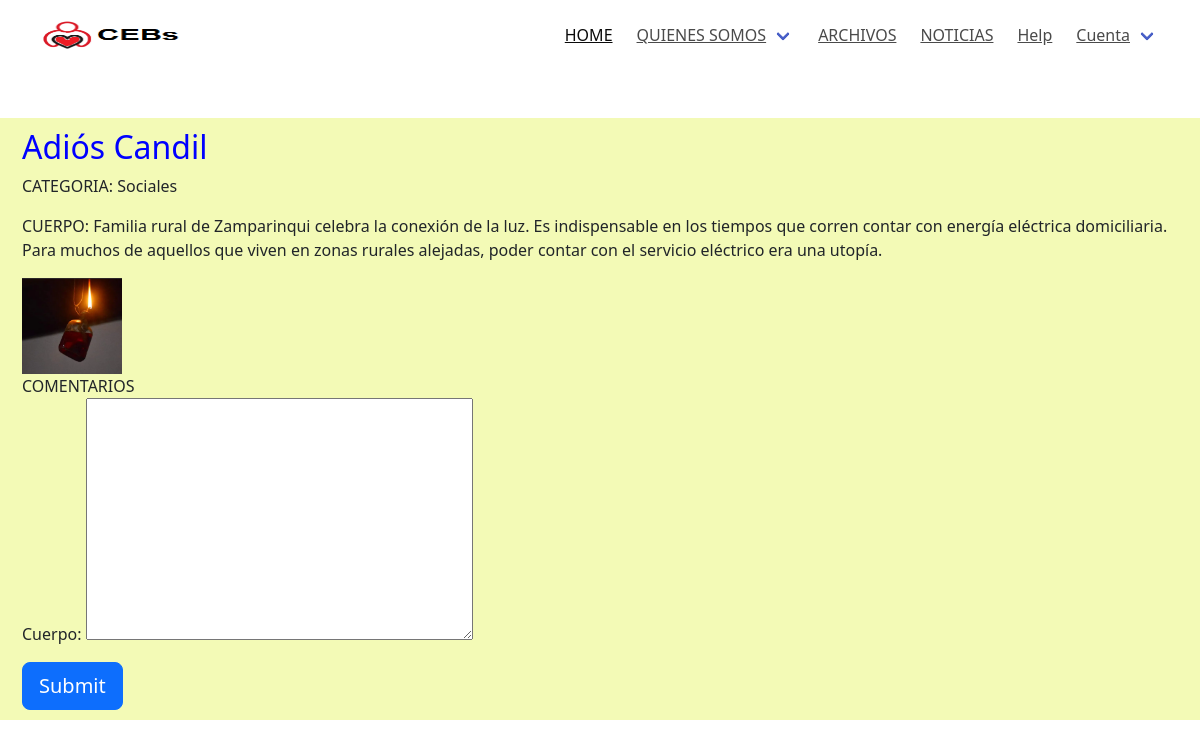
Page /Noticias/detalles/Adiós Candil (signed in) on the committed database.
### apps/noticias/models.py (models this page shows, shortened)
class Noticia(models.Model):
    titulo = models.CharField(max_length=120)
    creado = models.DateField(auto_now_add=True)
    cuerpo = models.TextField()
    autor = models.CharField(max_length=50, null=True, blank=True)
    imagen = models.ImageField(upload_to = 'noticias',null=True, blank=True)
    categoria = models.ForeignKey(Categoria, on_delete=models.CASCADE, null = True)

class Categoria(models.Model):
    nombre = models.CharField(max_length=60)
    decripcion = models.CharField(max_length=250, null=True, blank=True)
    def __str__(self):
        return self.nombre

### apps/noticias/views.py (the view)
# urls.py: path('detalles/<str:titulo>', views.Detallar, name = 'noticia_detalles')
def Detallar(request, titulo):
    if titulo:
        noticia = Noticia.objects.get(titulo=titulo)
        if noticia:
            ctx = {}
            ctx['notis'] = noticia
            comentarios = Comentario.objects.filter(titulo=noticia.id)
            if comentarios:
                ctx['coments'] = comentarios
            new_comment=None
            if request.method == 'POST' and request.user.is_authenticated:
                comment_form = FormularioComentar(data=request.POST)
                if comment_form.is_valid():
                    idNoticia=request.POST['IdNoticia']
                    new_comment = comment_form.save(commit=False)
                    new_comment.titulo = Noticia.objects.only('titulo').get(pk=idNoticia)
                    new_comment.usuario = request.user
                    new_comment.save()
            else:
                 comment_form = FormularioComentar()
            ctx['comment_form'] = comment_form
            ctx['new_comment'] = new_comment
        return render(request, 'noticias/noticia_detalles.html', ctx)
    else:
        return redirect(Listar(request))

### apps/noticias/forms.py
class FormularioComentar(forms.ModelForm):
    class Meta:
        model = Comentario
        fields = ('cuerpo',)

### templates/noticias/noticia_detalles.html (shortened to what this page needs)
{% extends 'base.html' %}
{% load static %}
{% block contenido %}
    <h2>{{ notis.titulo }}</h2>
        <p>CATEGORIA: {{ notis.categoria }}</p>
        <p>CUERPO: {{ notis.cuerpo|safe }}</p>
        {% if notis.imagen %}
            <img src="{{ notis.imagen.url }}" width="100px" height="100px">
        {% else%}
            <p>NO TIENE IMAGEN </p>
        {% endif %}
        <br>
        <div class="Cajacomentarios">
            {% if user.is_authenticated %}
                <div class="ComentarUsuario">
                    <label>COMENTARIOS</label>
                    <form method="post">
                        {{ comment_form.as_p }}
                      <button type="submit" class="btn btn-primary  btn-lg">Submit</button>
                    </form>
                </div>
            {% else %}
            <div class="IniciaSesion">
                <h6>Inicia sesión para unirte a la conversación</h6>
            </div>
            {% endif %}
        </div>
{% endblock contenido %}

### static/css/main.css (style rules this page uses)
:root { --primary-font-color1: #ffffff; --primary-font-color2: #007bff; }
.h2, .h3, .h4, .h5, .h6, h1, h2, h3, h4, h5, h6 { margin-bottom: .5rem; font-family: inherit; font-weight: 500; line-height: 1.2; color: blue }
.h2, h2 { font-size: 2rem }
html,body { font-family: -apple-system, BlinkMacSystemFont, "Segoe UI", Roboto, Oxygen-Sans, Ubuntu, Cantarell, "Helvetica Neue", sans-serif; font-size: 14px; background: #F0F2F4; }

### rows in the picture
Noticia: titulo "Adiós Candil", categoria "Sociales", cuerpo "Familia rural de Zamparinqui celebra la conexión de la luz. Es indispensable en los tiempos que corren contar con energía eléctrica domiciliaria. Para muchos de aquellos que viven en zonas rurales alejadas, poder contar con el servicio eléctrico era una utopía.", imagen (picture)
